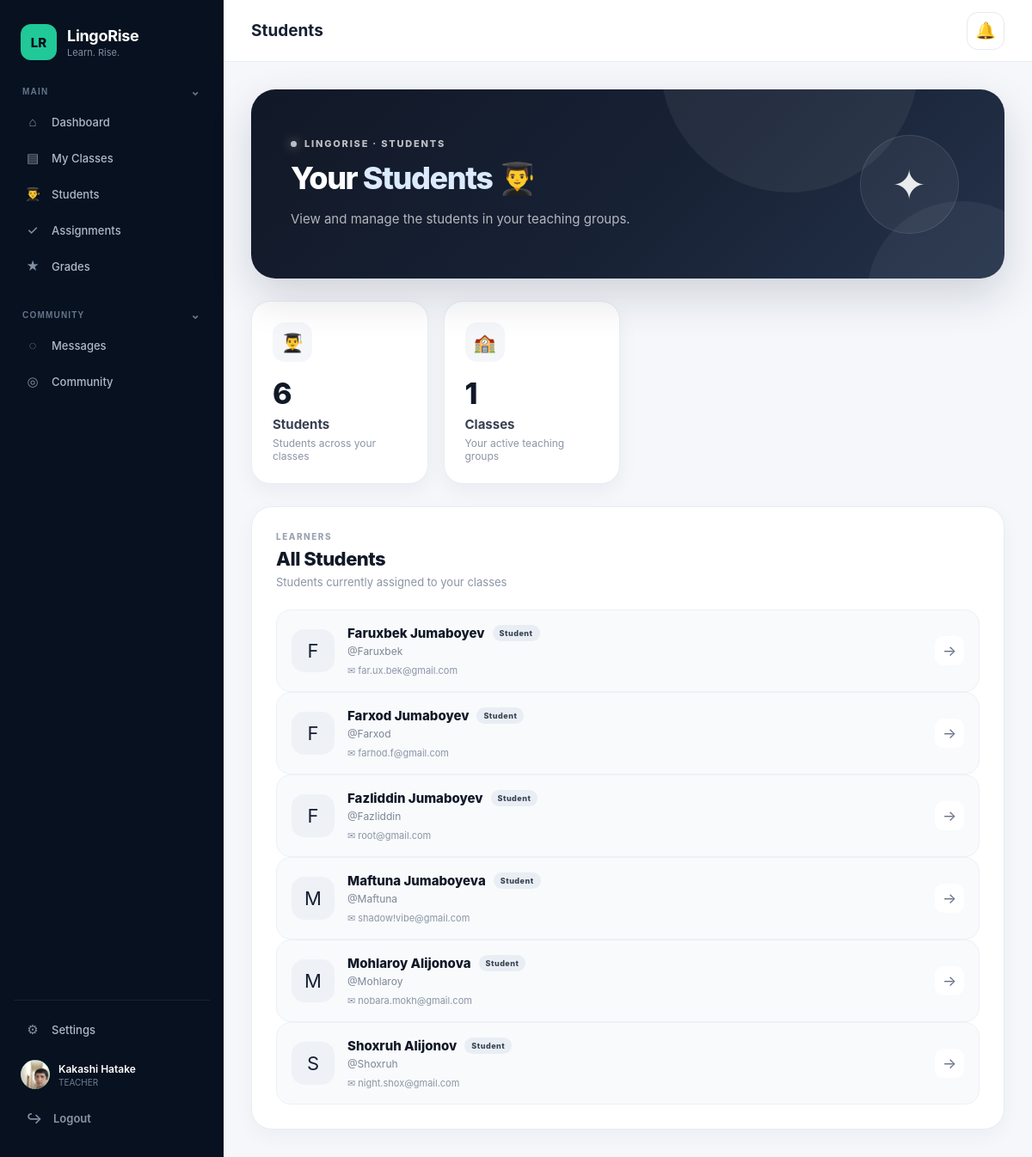
The app's page /teacher/students/ (signed in) with its own data.
### apps/users/models.py (models this page shows, shortened)
class User(AbstractUser):
    class Role(models.TextChoices):
        ADMIN = "ADMIN", "Admin"
        TEACHER = "TEACHER", "Teacher"
        STUDENT = "STUDENT", "Student"
        STAFF = "STAFF", "Staff"
    email = models.EmailField(
        unique=True,
        db_index=True,
    )
    phone = models.CharField(
        max_length=20,
        blank=True,
    )
    role = models.CharField(
        max_length=20,
        choices=Role.choices,
        default=Role.STUDENT,
        db_index=True,
    )
    updated_at = models.DateTimeField(
        auto_now=True,
    )
    avatar = models.ImageField(
        upload_to="avatars/",
        blank=True,
        null=True,
    )
    notifications_enabled = models.BooleanField(
        default=True,
)

### apps/school/views.py (the view)
@login_required
def teacher_students(request):
    if request.user.role != User.Role.TEACHER:
        return redirect("dashboard")
    groups = (
        Group.objects
        .filter(
            teacher=request.user,
            is_active=True,
        )
        .prefetch_related(
            "students",
        )
        .order_by("name")
    )
    students = (
        User.objects
        .filter(
            student_groups__teacher=request.user,
            student_groups__is_active=True,
            role=User.Role.STUDENT,
        )
        .distinct()
        .order_by(
            "first_name",
            "last_name",
            "username",
        )
    )
    return render(
        request,
        "school/teacher_students.html",
        {
            "students": students,
            "groups": groups,
        },
    )

### apps/school/context_processors.py (called while the page is built)
def notifications(request):
    if not request.user.is_authenticated:
        return {
            "unread_notifications": [],
            "unread_notifications_count": 0,
        }
    unread_messages = (
        Message.objects
        .filter(
            receiver=request.user,
            is_read=False,
        )
        .select_related("sender")
        .order_by("-created_at")[:10]
    )
    unread_count = Message.objects.filter(
        receiver=request.user,
        is_read=False,
    ).count()
    return {
        "unread_notifications": unread_messages,
        "unread_notifications_count": unread_count,
    }

### templates/school/teacher_students.html (shortened to what this page needs)
{% extends "base.html" %}
{% block page_title %}
    Students
{% endblock %}
{% block content %}
<div class="teacher-page">
    <section class="dashboard-hero">
        <div class="hero-content">
            <div class="hero-eyebrow">
                <span class="hero-dot"></span>
                LINGORISE · STUDENTS
            </div>
            <h1>
                Your
                <span>Students</span>
                👨‍🎓
            </h1>
            <p>
                View and manage the students in your teaching groups.
            </p>
        </div>
        <div class="hero-decoration">
            <div class="hero-glow"></div>
            <div class="hero-symbol">✦</div>
        </div>
    </section>
    <section class="dashboard-stats">
        <div class="stat-card">
            <div class="stat-top">
                <div class="stat-icon students-icon">
                    👨‍🎓
                </div>
            </div>
            <div class="stat-number">
                {{ students|length }}
            </div>
            <div class="stat-title">
                Students
            </div>
            <div class="stat-description">
                Students across your classes
            </div>
        </div>
        <div class="stat-card">
            <div class="stat-top">
                <div class="stat-icon classes-icon">
                    🏫
                </div>
            </div>
            <div class="stat-number">
                {{ groups|length }}
            </div>
            <div class="stat-title">
                Classes
            </div>
            <div class="stat-description">
                Your active teaching groups
            </div>
        </div>
    </section>
    <section class="dashboard-panel">
        <div class="panel-header">
            <div>
                <div class="panel-label">
                    LEARNERS
                </div>
                <h2>
                    All Students
                </h2>
                <p>
                    Students currently assigned to your classes
                </p>
            </div>
        </div>
        {% if students %}
            <div class="students-container">
                {% for student in students %}
                    <div class="modern-class-card">
                        <div class="class-card-left">
                            <div class="class-avatar">
                                {{ student.first_name|first|default:student.username|first|upper }}
                            </div>
                            <div class="class-details">
                                <div class="class-title-row">
                                    <h3>
                                        {{ student.get_full_name|default:student.username }}
                                    </h3>
                                    <span class="active-badge">
                                        Student
                                    </span>
                                </div>
                                <p class="class-subject">
                                    @{{ student.username }}
                                </p>
                                <div class="class-meta">
                                    <span>
                                        ✉
                                        {{ student.email|default:"No email" }}
                                    </span>
                                </div>
                            </div>
                        </div>
                        <div class="class-card-arrow">
                            →
                        </div>
                    </div>
                {% endfor %}
            </div>
        {% endif %}
    </section>
</div>
{% endblock %}

### templates/base.html (shortened to what this page needs)
{% load static %}
<!DOCTYPE html>
<html lang="en">
<head>
    <link
        rel="stylesheet"
        href="{% static 'css/style.css' %}"
    >
</head>
<body>
<div class="app">
    <aside class="sidebar">
        <div class="brand">
            <div class="brand-icon">
                LR
            </div>
            <div class="brand-info">
                <div class="brand-name">
                    LingoRise
                </div>
                <div class="brand-tagline">
                    Learn. Rise.
                </div>
            </div>
        </div>
        <nav class="sidebar-nav">
            {% if user.role == "TEACHER" %}
                <div class="nav-section">
                    <button
                        type="button"
                        class="nav-section-toggle"
                        onclick="toggleSection('teacher-main-section', this)"
                    >
                        <span>MAIN</span>
                        <span class="section-arrow">⌄</span>
                    </button>
                    <div
                        class="nav-section-items open"
                        id="teacher-main-section"
                    >
                        <a
                            href="{% url 'dashboard' %}"
                            class="nav-item"
                        >
                            <span class="nav-icon">⌂</span>
                            <span>Dashboard</span>
                        </a>
                        <a
                            href="{% url 'teacher_classes' %}"
                            class="nav-item"
                        >
                            <span class="nav-icon">▤</span>
                            <span>My Classes</span>
                        </a>
                        <a
                            href="{% url 'teacher_students' %}"
                            class="nav-item"
                        >
                            <span class="nav-icon">👨‍🎓</span>
                            <span>Students</span>
                        </a>
                        <a
                            href="{% url 'teacher_assignments' %}"
                            class="nav-item"
                        >
                            <span class="nav-icon">✓</span>
                            <span>Assignments</span>
                        </a>
                        <a
                            href="{% url 'teacher_grades' %}"
                            class="nav-item"
                        >
                            <span class="nav-icon">★</span>
                            <span>Grades</span>
                        </a>
                    </div>
                </div>
                <div class="nav-section">
                    <button
                        type="button"
                        class="nav-section-toggle"
                        onclick="toggleSection('teacher-community-section', this)"
                    >
                        <span>COMMUNITY</span>
                        <span class="section-arrow">⌄</span>
                    </button>
                    <div
                        class="nav-section-items open"
                        id="teacher-community-section"
                    >
                        <a
                            href="{% url 'teacher_messages' %}"
                            class="nav-item"
                        >
                            <span class="nav-icon">◌</span>
                            <span>Messages</span>
                        </a>
                        <a
                            href="{% url 'community' %}"
                            class="nav-item"
                        >
                            <span class="nav-icon">◎</span>
                            <span>Community</span>
                        </a>
                    </div>
                </div>
            {% endif %}
        </nav>
        <div class="sidebar-bottom">
            {% if user.role == "ADMIN" %}
                <div class="nav-section">
                    <div class="nav-section-title">
                        MAIN
                    </div>
                    <a
                        href="{% url 'teacher_dashboard' %}"
                        class="nav-item"
                    >
                        <span class="nav-icon">⌂</span>
                        <span>Dashboard</span>
                    </a>
                </div>
                <div class="nav-section">
                    <div class="nav-section-title">
                        MANAGEMENT
                    </div>
                    <a
                        href="/admin/users/user/"
                        class="nav-item"
                    >
                        <span class="nav-icon">👨‍🎓</span>
                        <span>Students</span>
                    </a>
                    <a
                        href="/admin/users/user/"
                        class="nav-item"
                    >
                        <span class="nav-icon">👨‍🏫</span>
                        <span>Teachers</span>
                    </a>
                    <a
                        href="/admin/school/group/"
                        class="nav-item"
                    >
                        <span class="nav-icon">🏫</span>
                        <span>Groups</span>
                    </a>
                    <a
                        href="/admin/school/subject/"
                        class="nav-item"
                    >
                        <span class="nav-icon">📚</span>
                        <span>Subjects</span>
                    </a>
                    <a
                        href="/admin/school/classroom/"
                        class="nav-item"
                    >
                        <span class="nav-icon">🏢</span>
                        <span>Classrooms</span>
                    </a>
                </div>
                <div class="nav-section">
                    <div class="nav-section-title">
                        ACADEMIC
                    </div>
                    <a
                        href="/admin/school/assignment/"
                        class="nav-item"
                    >
                        <span class="nav-icon">📝</span>
                        <span>Assignments</span>
                    </a>
                    <a
                        href="/admin/school/grade/"
                        class="nav-item"
                    >
                        <span class="nav-icon">📊</span>
                        <span>Grades</span>
                    </a>
                </div>
                <div class="nav-section">
                    <div class="nav-section-title">
                        SYSTEM
                    </div>
                    <a
                        href="/admin/"
                        class="nav-item"
                    >
                        <span class="nav-icon">⚙</span>
                        <span>Admin Panel</span>
                    </a>
                </div>
            {% else %}
                <a
                    href="{% url 'settings' %}"
                    class="nav-item"
                >
                    <span class="nav-icon">
                         ⚙
                    </span>
                      <span>
                        Settings
                    </span>
                 </a>
            {% endif %}
            <div class="user-profile">
    <div class="user-avatar">
        {% if user.avatar %}
            <img
                src="{{ user.avatar.url }}"
                alt="{{ user.username }}"
            >
        {% else %}
            {{ user.username|first|upper }}
        {% endif %}
    </div>
    <div class="user-info">
        <div class="user-name">
            {{ user.get_full_name|default:user.username }}
        </div>
        <div class="user-role">
            {{ user.role|default:"User" }}
        </div>
    </div>
</div>
            <button
                type="button"
                class="logout"
                onclick="openLogoutModal()"
            >
                <span class="nav-icon">↪</span>
                <span>Logout</span>
            </button>
        </div>
    </aside>
    <main class="main-content">
        <header class="topbar">
            <div class="page-heading">
                {% block page_title %}{% endblock %}
            </div>
            <div class="notification-wrapper">
                <button
                    type="button"
                    class="notification-button"
                    id="notification-button"
                    aria-label="Notifications"
                    aria-expanded="false"
                >
                    🔔
                </button>
            </div>
        </header>
        <section class="page-content">
            {% block content %}
            {% endblock %}
        </section>
    </main>
</div>
</body>
</html>

### templates/base.html (style rules this page uses)
.notification-wrapper { position: relative; z-index: 1000; }
.notification-button { position: relative; width: 44px; height: 44px; display: flex; align-items: center; justify-content: center; border: 1px solid #e7e9f0; border-radius: 13px; background: #ffffff; color: #4d5265; font-size: 19px; cursor: pointer; transition: background .2s ease, border-color .2s ease, transform .2s ease, box-shadow .2s ease; }
.topbar { position: relative; display: flex; align-items: center; justify-content: space-between; gap: 20px; }
.page-heading { min-width: 0; }

### records on screen
User: avatar (picture), get_full_name "Kakashi Hatake", role "TEACHER"
User: first_name|first "F", get_full_name "Faruxbek Jumaboyev", username "Faruxbek", email "far.ux.bek@gmail.com"
User: first_name|first "F", get_full_name "Farxod Jumaboyev", username "Farxod", email "farhod.f@gmail.com"
User: first_name|first "F", get_full_name "Fazliddin Jumaboyev", username "Fazliddin", email "root@gmail.com"
User: first_name|first "M", get_full_name "Maftuna Jumaboyeva", username "Maftuna", email "shadow!vibe@gmail.com"
User: first_name|first "M", get_full_name "Mohlaroy Alijonova", username "Mohlaroy", email "nobara.mokh@gmail.com"
User: first_name|first "S", get_full_name "Shoxruh Alijonov", username "Shoxruh", email "night.shox@gmail.com"

### other values on screen
{{ students|length }} "6"
{{ groups|length }} "1"
